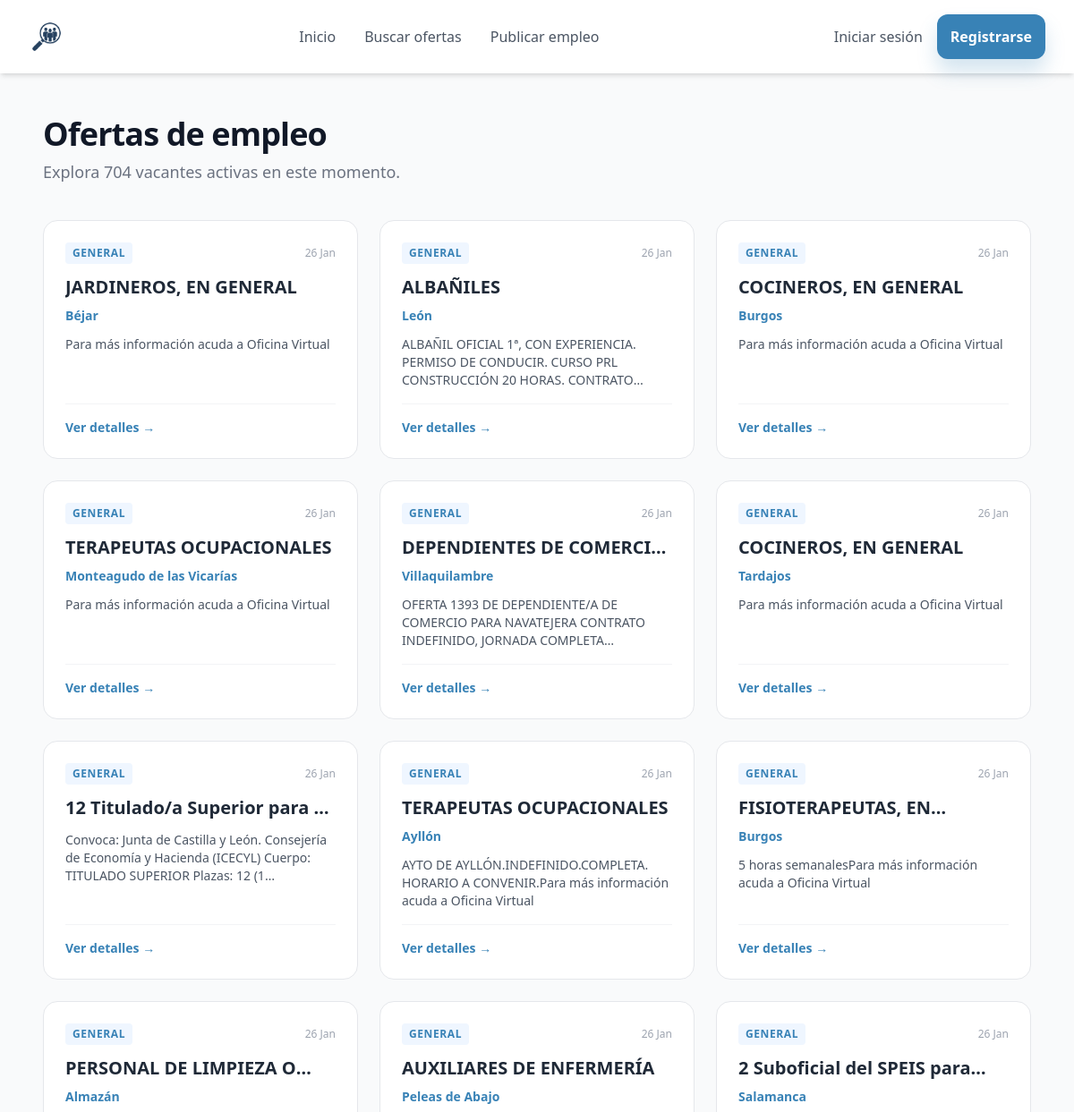
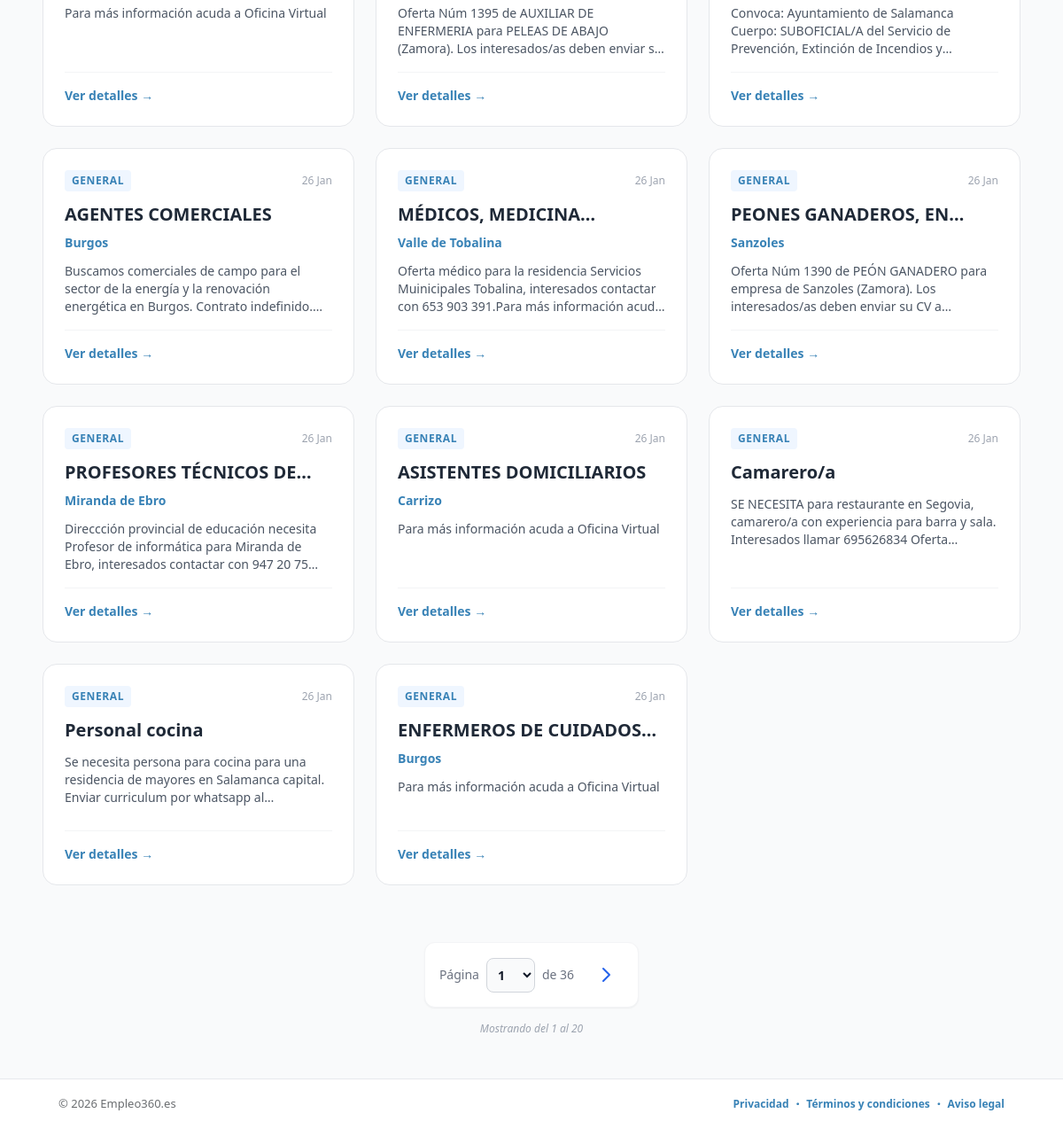
Before: /VIEWS/index.php with the older database file (2 pictures, top to bottom).
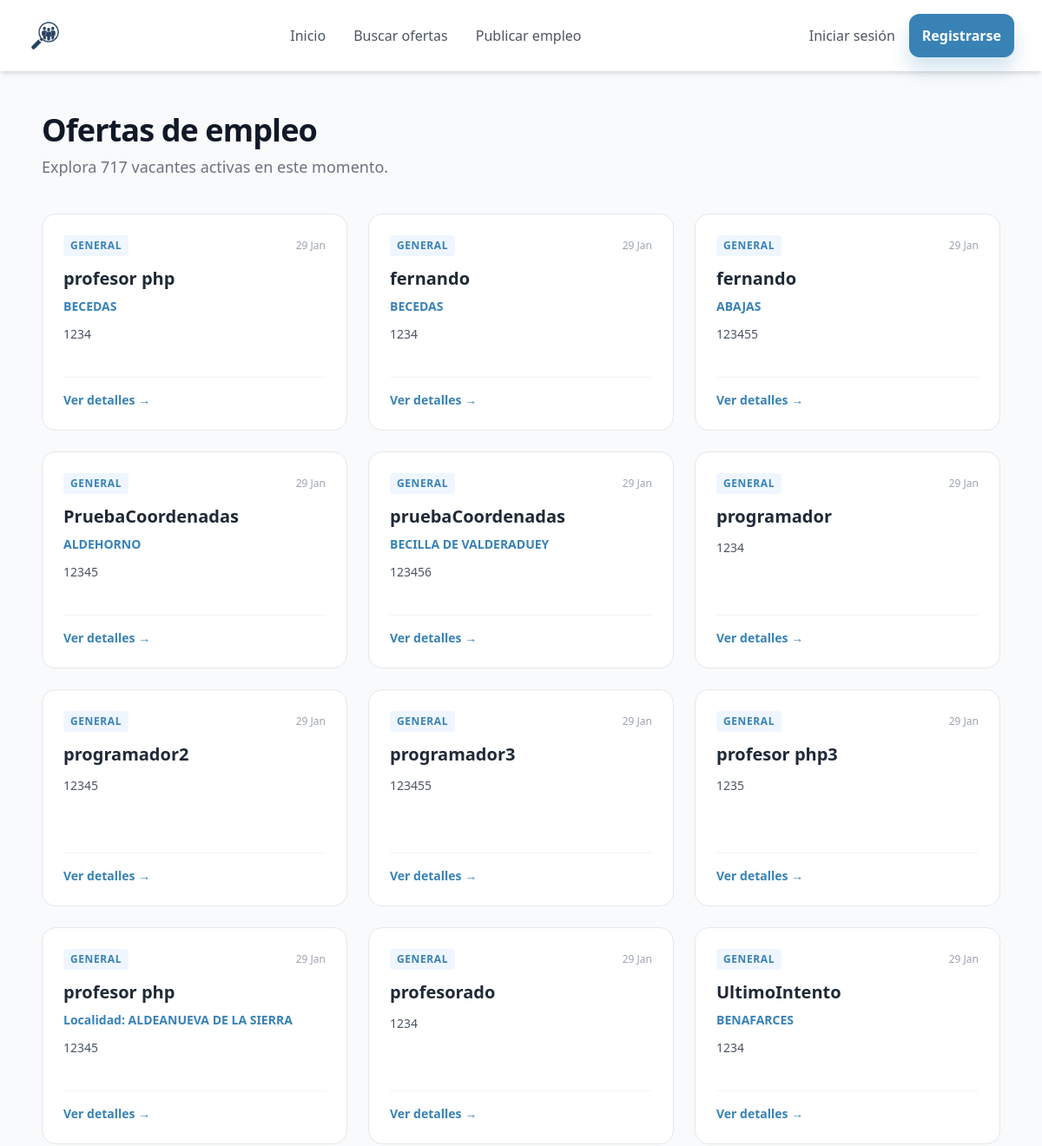
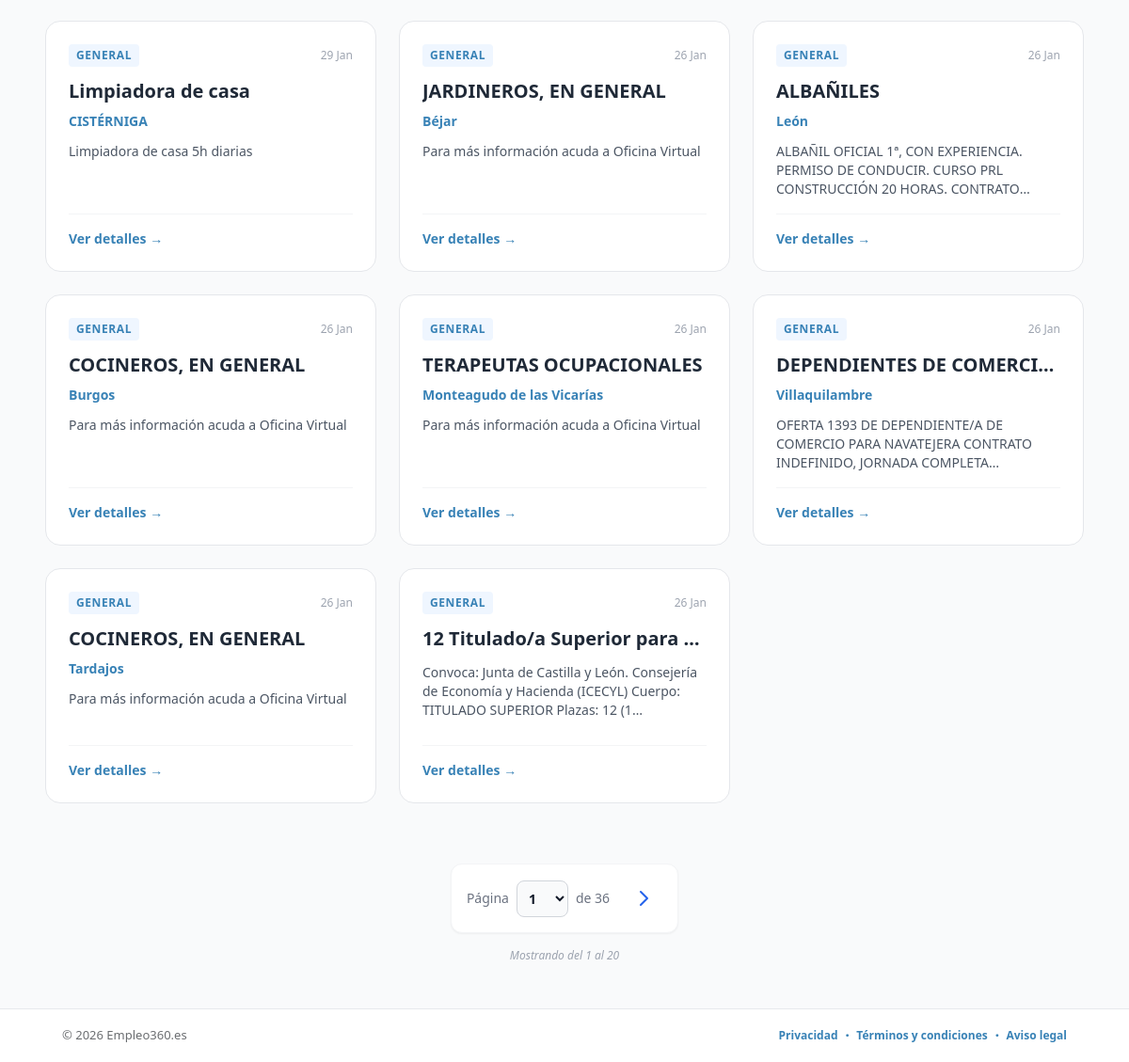
After: the same page with the newer database file (2 pictures, top to bottom).
### tables this page shows
CREATE TABLE `ofertas_de_empleo` (
  `Título` varchar(110) DEFAULT NULL,
  `Provincia` varchar(10) DEFAULT NULL,
  `Fecha publicación` varchar(10) DEFAULT NULL,
  `Descripción` varchar(8767) DEFAULT NULL,
  `ProvinciaAlternativa` varchar(15) DEFAULT NULL,
  `FuenteContenido` varchar(17) DEFAULT NULL,
  `ID Localidad` varchar(13) DEFAULT NULL,
  `Localidad` varchar(43) DEFAULT NULL,
  `Latitud` varchar(12) DEFAULT NULL,
  `Longitud` varchar(13) DEFAULT NULL,
  `Código localidad` varchar(2) DEFAULT NULL,
  `Identificador` bigint(13) DEFAULT NULL,
  `actualizacion de metadatos` varchar(10) DEFAULT NULL,
  `Enlace al contenido` varchar(110) DEFAULT NULL,
  `Posicion` varchar(29) DEFAULT NULL
);

### DAO/empleoDAO.PHP (called while the page is built, shortened)
<?php
class EmpleoDAO {
    private PDO $conn;
    public function __construct(PDO $conexion) {
        $this->conn = $conexion;
    }
    public function obtenerEmpleosPaginado(int $inicio, int $cantidad): array {
        try {
            $sql = "SELECT * FROM `ofertas_de_empleo`
                    ORDER BY STR_TO_DATE(`Fecha publicación`, '%Y-%m-%d') DESC
                    LIMIT :inicio, :cantidad";
            $sentencia = $this->conn->prepare($sql);
            $sentencia->bindValue(':inicio', $inicio, PDO::PARAM_INT);
            $sentencia->bindValue(':cantidad', $cantidad, PDO::PARAM_INT);
            $sentencia->execute();
            return $sentencia->fetchAll(PDO::FETCH_ASSOC);
        } catch (PDOException $e) {
            error_log("Error en obtenerEmpleosPaginado: " . $e->getMessage());
            return [];
        }
    }
    public function contarTodos(): int {
        try {
            $res = $this->conn->query("SELECT COUNT(*) FROM `ofertas_de_empleo`");
            return (int)$res->fetchColumn();
        } catch (PDOException $e) {
            return 0;
        }
    }
}

### VIEWS/index.php (the view, shortened to what the changed rows need)
<?php
require_once("../config/db.php");
require_once("../DAO/EmpleoDAO.php");
require_once ("../CLASSES/empleo.php");
$gestionEmpleos = new EmpleoDAO($conn);
$empleosPorPagina = 20;
$paginaActual = isset($_GET['pagina']) ? max(1, (int)$_GET['pagina']) : 1;
$inicio = ($paginaActual - 1) * $empleosPorPagina;
$empleos = $gestionEmpleos->obtenerEmpleosPaginado($inicio, $empleosPorPagina);
$totalEmpleos = $gestionEmpleos->contarTodos();
?>
<!DOCTYPE html>
<html lang="es">
<head>
    <script src="https://cdn.tailwindcss.com"></script>
</head>
<body class="bg-gray-50">
    <?php include("../includes/header.php"); ?>
    <main class="max-w-6xl mx-auto py-12 px-6">
        <div class="mb-10">
            <h1 class="text-4xl font-extrabold text-gray-900 tracking-tight">Ofertas de empleo</h1>
            <p class="text-gray-500 mt-2 text-lg">Explora <?php echo $totalEmpleos; ?> vacantes activas en este momento.</p>
        </div>
        <div class="grid grid-cols-1 md:grid-cols-2 lg:grid-cols-3 gap-6">
            <?php foreach ($empleos as $empleo): ?>
                <article class="job-card min-h-[250px]">
                    <div>
                        <div class="flex items-center justify-between mb-3">
                            <span class="text-xs font-bold uppercase tracking-wider text-[#3882B6] bg-blue-50 px-2 py-1 rounded">
                                <?php echo htmlspecialchars($empleo['Categoría'] ?? 'General'); ?>
                            </span>
                            <span class="text-gray-400 text-xs">
                                <?php echo date('d M', strtotime($empleo["Fecha publicación"])); ?>
                            </span>
                        </div>
                        <h2 class="text-xl font-bold text-gray-800 mb-2 line-clamp-1">
                            <?php echo htmlspecialchars($empleo['Título']); ?>
                        </h2>
                        <p class="text-[#3882B6] font-semibold text-sm mb-3">
                            <?php echo htmlspecialchars($empleo['Localidad']); ?>
                        </p>
                        <p class="text-gray-600 text-sm line-clamp-3 mb-4">
                            <?php
                                $descripcion = $empleo['Descripción'];
                                echo htmlspecialchars(strip_tags($descripcion));
                            ?>
                        </p>
                    </div>
                    <div class="flex items-center justify-between pt-4 border-t border-gray-100">
                        <a href="<?php echo $empleo['Enlace al contenido']; ?>" target="_blank" class="text-[#3882B6] font-bold text-sm hover:text-blue-800 transition-colors">
                            Ver detalles →
                        </a>
                    </div>
                </article>
            <?php endforeach; ?>
        </div>
    </main>
</body>
</html>

Changed rows visible on the page:
no longer on this page (row unchanged): ofertas_de_empleo: Categoría "GENERAL", Fecha publicación "26 Jan", Título "TERAPEUTAS OCUPACIONALES", Localidad "Ayllón", Descripción "AYTO DE AYLLÓN.INDEFINIDO.COMPLETA. HORARIO A CONVENIR.Para más información acuda a Oficina Virtual"
no longer on this page (row unchanged): ofertas_de_empleo: Categoría "GENERAL", Fecha publicación "26 Jan", Título "FISIOTERAPEUTAS,…", Localidad "Burgos", Descripción "5 horas semanalesPara más información acuda a Oficina Virtual"
no longer on this page (row unchanged): ofertas_de_empleo: Categoría "GENERAL", Fecha publicación "26 Jan", Título "PERSONAL DE LIMPIEZA…", Localidad "Almazán", Descripción "Para más información acuda a Oficina Virtual"
no longer on this page (row unchanged): ofertas_de_empleo: Categoría "GENERAL", Fecha publicación "26 Jan", Título "AUXILIARES DE ENFERMERÍA", Localidad "Peleas de Abajo", Descripción "Oferta Núm 1395 de AUXILIAR DE ENFERMERIA para PELEAS DE ABAJO (Zamora). Los interesados/as deben enviar…"
no longer on this page (row unchanged): ofertas_de_empleo: Categoría "GENERAL", Fecha publicación "26 Jan", Título "2 Suboficial del SPEIS…", Localidad "Salamanca", Descripción "Convoca: Ayuntamiento de Salamanca Cuerpo: SUBOFICIAL/A del Servicio de Prevención, Extinción de Incendios…"
no longer on this page (row unchanged): ofertas_de_empleo: Categoría "GENERAL", Fecha publicación "26 Jan", Título "AGENTES COMERCIALES", Localidad "Burgos", Descripción "Buscamos comerciales de campo para el sector de la energía y la renovación energética en Burgos. Contrato…"
no longer on this page (row unchanged): ofertas_de_empleo: Categoría "GENERAL", Fecha publicación "26 Jan", Título "MÉDICOS,…", Localidad "Valle de Tobalina", Descripción "Oferta médico para la residencia Servicios Muinicipales Tobalina, interesados contactar con 653 903 391.Para más información…"
no longer on this page (row unchanged): ofertas_de_empleo: Categoría "GENERAL", Fecha publicación "26 Jan", Título "PEONES GANADEROS,…", Localidad "Sanzoles", Descripción "Oferta Núm 1390 de PEÓN GANADERO para empresa de Sanzoles (Zamora). Los interesados/as deben enviar su CV…"
no longer on this page (row unchanged): ofertas_de_empleo: Categoría "GENERAL", Fecha publicación "26 Jan", Título "PROFESORES TÉCNICOS…", Localidad "Miranda de Ebro", Descripción "Direccción provincial de educación necesita Profesor de informática para Miranda de Ebro, interesados contactar con 947 20…"
no longer on this page (row unchanged): ofertas_de_empleo: Categoría "GENERAL", Fecha publicación "26 Jan", Título "ASISTENTES DOMICILIARIOS", Localidad "Carrizo", Descripción "Para más información acuda a Oficina Virtual"
no longer on this page (row unchanged): ofertas_de_empleo: Categoría "GENERAL", Fecha publicación "26 Jan", Título "Camarero/a", Descripción "SE NECESITA para restaurante en Segovia, camarero/a con experiencia para barra y sala. Interesados llamar 695626834…"
no longer on this page (row unchanged): ofertas_de_empleo: Categoría "GENERAL", Fecha publicación "26 Jan", Título "Personal cocina", Descripción "Se necesita persona para cocina para una residencia de mayores en Salamanca capital. Enviar curriculum por whatsapp…"
no longer on this page (row unchanged): ofertas_de_empleo: Categoría "GENERAL", Fecha publicación "26 Jan", Título "ENFERMEROS DE…", Localidad "Burgos", Descripción "Para más información acuda a Oficina Virtual"
added ofertas_de_empleo: Categoría "GENERAL", Fecha publicación "29 Jan", Título "profesor php", Localidad "BECEDAS", Descripción "1234"
added ofertas_de_empleo: Categoría "GENERAL", Fecha publicación "29 Jan", Título "fernando", Localidad "BECEDAS", Descripción "1234"
added ofertas_de_empleo: Categoría "GENERAL", Fecha publicación "29 Jan", Título "fernando", Localidad "ABAJAS", Descripción "123455"
added ofertas_de_empleo: Categoría "GENERAL", Fecha publicación "29 Jan", Título "PruebaCoordenadas", Localidad "ALDEHORNO", Descripción "12345"
added ofertas_de_empleo: Categoría "GENERAL", Fecha publicación "29 Jan", Título "pruebaCoordenadas", Localidad "BECILLA DE VALDERADUEY", Descripción "123456"
added ofertas_de_empleo: Categoría "GENERAL", Fecha publicación "29 Jan", Título "programador", Descripción "1234"
added ofertas_de_empleo: Categoría "GENERAL", Fecha publicación "29 Jan", Título "programador2", Descripción "12345"
added ofertas_de_empleo: Categoría "GENERAL", Fecha publicación "29 Jan", Título "programador3", Descripción "123455"
added ofertas_de_empleo: Categoría "GENERAL", Fecha publicación "29 Jan", Título "profesor php3", Descripción "1235"
added ofertas_de_empleo: Categoría "GENERAL", Fecha publicación "29 Jan", Título "profesor php", Localidad "Localidad: ALDEANUEVA DE LA SIERRA", Descripción "12345"
added ofertas_de_empleo: Categoría "GENERAL", Fecha publicación "29 Jan", Título "profesorado", Descripción "1234"
added ofertas_de_empleo: Categoría "GENERAL", Fecha publicación "29 Jan", Título "UltimoIntento", Localidad "BENAFARCES", Descripción "1234"
added ofertas_de_empleo: Categoría "GENERAL", Fecha publicación "29 Jan", Título "Limpiadora de casa", Localidad "CISTÉRNIGA", Descripción "Limpiadora de casa 5h diarias"
Other visible differences:
$totalEmpleos: "704" → "717"
